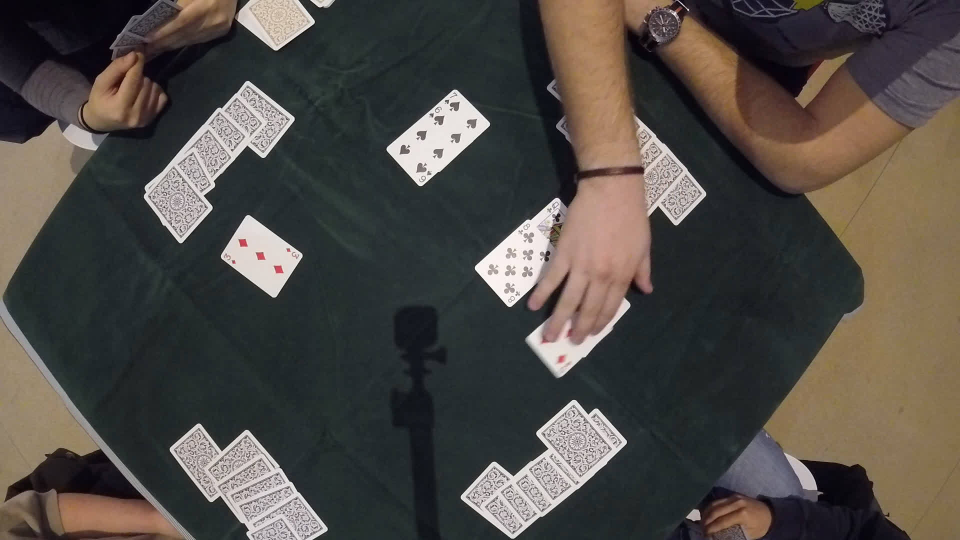
#> input picture i/second000504.JPG, 1920 x 1080 px (shown at 1/2 size)
$ python gt_extractor.py ../../i out   (older library calls are emulated)
#> lines starting #> are read from the running program, lines starting #| are printed output that depends on the picture
### tools/general_purpose.py
import cv2
import numpy as np
import shutil
import os

### ---- INITIALIZATION ---- ###

BASE_DIR = "test_data"
SUITS = ["H","D","S","C"]
RANKS = ["A", "2", "3", "4", "5", "6", "7", "8", "9", "T", "J", "Q", "K"]

### ------------------------ ###

def collect_all_files(target_dir):
    filenames = []
    for path, subdirs, files in os.walk(target_dir):
        for name in files:
            filenames.append(os.path.join(path, name))

    return filenames

# [33 lines left out: functions load_imgs_gr, setup_dir, not called in this run]

### tools/imeditor.py
import cv2
import numpy as np

import Cards
import stats

from scipy.signal import argrelextrema, argrelmax

### ---- INITIALIZATION ---- ###

# confidence level for background/foreground predictions
CONFIDENCE = 99

# we use 3 degrees of freedom bc we use the RGB color space
DOF = 3

# threshold
WHITE_T = 200

# grayscale label values
WHITE = 255
RED = 60
BLACK = 0

# red and black suit
RED_S = ['H', 'D']
BLACK_S = ['S', 'C']

# color histogram LOW percentile
LOW = 10

# minimum size of particles we want to keep (number of pixels)
CC_THRESH = 10

### ------------------------ ###

def model_boundary(img):
    '''
    Model the color distribution of the boundary pixels as
    a Multivariate Gaussian with diagonal covariance matrix
    '''

    # compute boundary size from image dimensions
    dims = np.shape(img)
    boundary_size = 2*dims[0] + 2 * dims[1]
    boundary = np.zeros((boundary_size, 3))
    count = 0

    # collect pixels of leftmost and rightmost image boundaries
    for col in [0, dims[1]-1]:
        for row in range(dims[0]):
            boundary[count] = img[row][col]
            count = count + 1

    # collect pixels of top and bottom image boundaries
    for row in [0, dims[0]-1]:
        for col in range(dims[1]):
            boundary[count] = img[row][col]
            count = count + 1

    # compute multivariate gaussian
    mu = np.mean(boundary, axis=0)
    sigmas = np.std(boundary, axis=0)
    return mu, sigmas

def remove_background(img, mu, sigmas):
    '''
    Remove form img background pixels whose color distirbution is modeled
    by Multivariate Gaussian with mean mu and covariance matrix diag(sigmas^2).
    '''
    dims = np.shape(img)

    # find foreground mask
    zscore = np.square((img - mu).astype(np.float) / sigmas)
    zscore = np.reshape(np.apply_over_axes(np.sum, zscore, [2]), (dims[0], dims[1]))
    zscore = np.repeat(zscore[:, :, np.newaxis], 3, axis=2)
    mask = np.where(stats.h_test(zscore, confidence=CONFIDENCE,
                                       dof=DOF), 0, 255).astype(np.uint8)

    black_frame = np.zeros(dims, dtype=np.uint8)
    foreground = np.where(mask > 0, img, black_frame)
    return foreground

# [72 lines left out: functions correct_img_dim, label_pixels, orient_card, despeckle, not called in this run]


### tools/stats.py
import numpy as np
import cv2
'''
 z_stat is the test statistic
 dof should equal the number of independent components
 confidence is the confidence level of the test

 dof accommodated: 1, 2 and 3
 confidence levels accommodated: 95%, 98%, 99%

 source: http://www.stat.pitt.edu/sungkyu/course/2221Fall13/lec3.pdf
'''
def h_test(z_stat, dof=3, confidence=95):

    # compute test statistic
    # z_stat = np.linalg.norm((sample-mean).astype(np.float) / std_matrix_diag) ** 2

    # perform chi_square_test; returns true if accept, false if reject
    # chisquare test values taken from: http://math.hws.edu/javamath/ryan/ChiSquare.html
    if dof == 1:
        if confidence == 95:
            return z_stat < 3.841
        elif confidence == 98:
             return z_stat < 5.412
        elif confidence == 99:
            return z_stat < 6.635
        else:
            print("Bad confidence level input.")
            return None
    elif dof == 2:
        if confidence == 95:
            return z_stat < 5.991
        elif confidence == 98:
             return z_stat < 7.824
        elif confidence == 99:
            return z_stat < 9.210
        else:
            print("Bad confidence level input.")
            return None
    elif dof == 3:
        if confidence == 95:
            return z_stat < 7.815
        elif confidence == 98:
             return z_stat < 9.837
        elif confidence == 99:
            return z_stat < 7*11.345
        else:
            print("Bad confidence level input.")
            return None
    else:
        print("Bad dof input.")
        return None

### tools/Cards.py
############## Playing Card Detector Functions ###############
#
# Code borrowed by Evan Juras (with minor modifications and additions)
# Source: https://github.com/EdjeElectronics/OpenCV-Playing-Card-Detector
# Description: Functions and classes for CardDetector.py that perform
# various steps of the card detection algorithm

from sklearn.cluster import KMeans
import numpy as np

import cv2
import imutils
import sys
import time

from tools import imeditor

### Constants ###

# Adaptive threshold levels
BKG_THRESH = 60

CARD_MAX_AREA = 1200000
CARD_MIN_AREA = 1000 #25000

# Width and height of card corner, where rank and suit are
CORNER_WIDTH = 26
CORNER_HEIGHT = 50

# Number of pixels to curtail from the edges to ensure no background is getting caught
CURTAIL_H = 8
CURTAIL_W = 4

SCALE = 1.0 / 1.5

font = cv2.FONT_HERSHEY_SIMPLEX

### Structures to hold query card and train card information ###

class Query_card:
    """Structure to store information about query cards in the camera image."""

    # [282 lines left out: functions __init__, preprocess_image, find_cards, preprocess_card, extract_card, template_match and 3 more, not called in this run]

### legacy/gt_setup/gt_extractor.py
import argparse
import cv2
import numpy as np
import os

from tools import Cards, imeditor
from tools.general_purpose import *

def main(args):

    # collect all testing data filenames
    data_filenames = collect_all_files(args.data_dir)

    # remove background felt from image
    imgs = 0
    for img_file in data_filenames:
        # load image
        print(imgs, "-", img_file)
        image = cv2.imread(img_file)
#> image is the input picture: shape (1080, 1920, 3); mean B, G, R 69.6, 74.3, 79

        # Remove felt background
        green_mu, green_sigmas = imeditor.model_boundary(image)
#> after the loop in model_boundary, `for col in [0, dims[1]-1]:`: count = 2160
#> after the loop in model_boundary, `for row in [0, dims[0]-1]:`: count = 6000
#> in model_boundary, `mu = np.mean(boundary, axis=0)`: mu = [67.18, 75.55, 84.77]
#> in model_boundary, `sigmas = np.std(boundary, axis=0)`: sigmas = [39.96, 49.98, 58.27]
#> green_mu = [67.18, 75.55, 84.77]; green_sigmas = [39.96, 49.98, 58.27]
        no_felt = imeditor.remove_background(image, green_mu, green_sigmas)
#> in remove_background, `zscore = np.square((img - mu).astype(np.float) / sigmas)`:
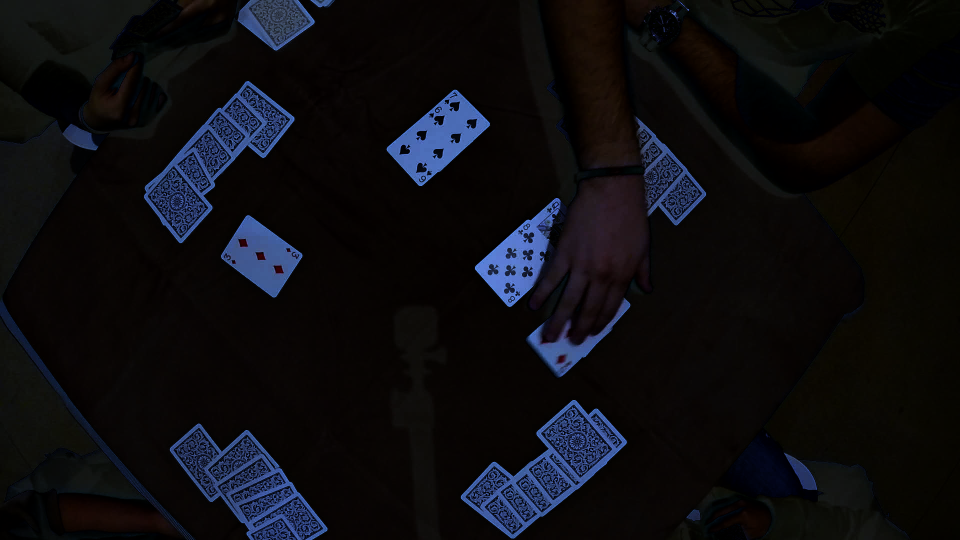
#> zscore: shape (1080, 1920, 3) float64 (shown at 1/2 size); mean B, G, R 1.5, 1.1, 1.2; drawn with min black and max white
#> in remove_background, `zscore = np.reshape(np.apply_over_axes(np.sum, zscore, [2]), (dims[0],..`:
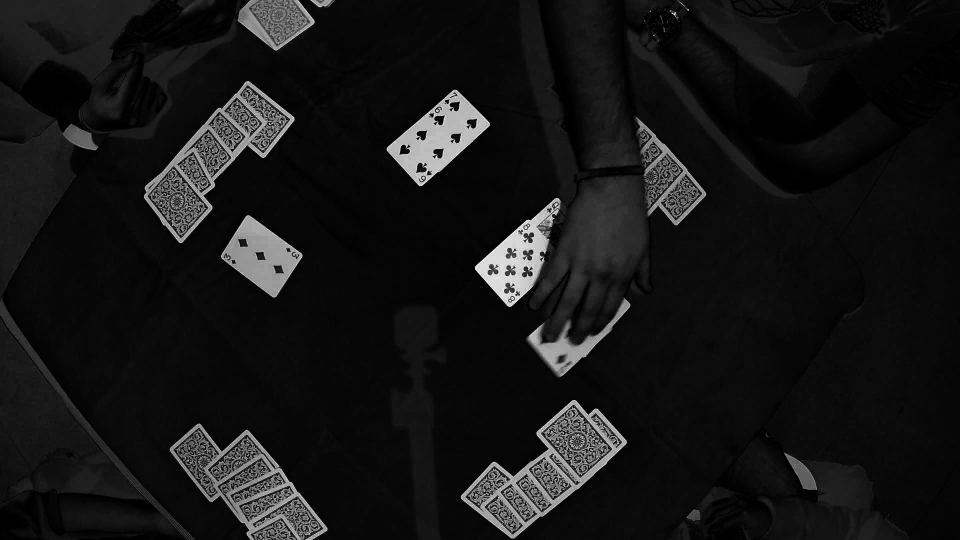
#> zscore: shape (1080, 1920) float64 (shown at 1/2 size); min 0.000115, max 43.51, mean 3.8; drawn with min black and max white
#> in h_test, `return z_stat < 7*11.345`: returned value: shape (1080, 1920, 3) bool; every value is 1
#> in remove_background, `mask = np.where(stats.h_test(zscore, confidence=CONFIDENCE, dof=DOF), ..`: mask: shape (1080, 1920, 3); every value is 0

        # Pre-process camera image (gray, blur, and threshold it)
        pre_proc = Cards.preprocess_image(no_felt)
#> in preprocess_image, `gray = cv2.cvtColor(image,cv2.COLOR_BGR2GRAY)`: gray: shape (1080, 1920); every value is 0
#> in preprocess_image, `retval, thresh = cv2.threshold(blur,BKG_THRESH,255,cv2.THRESH_BINARY)`: retval = 60

        # Find and sort the contours of all cards in the image (query cards)
        cnts_sort, cnt_is_card = Cards.find_cards(pre_proc)
#> in find_cards, `dummy,cnts,hier = cv2.findContours(thresh_image,cv2.RETR_TREE,cv2.CHAI..`: cnts = []
#> cnts_sort = []; cnt_is_card = []

        # If there are no contours, do nothing
        if len(cnts_sort) != 0:
            # Initialize a new "cards" list to assign the card objects.
            # k indexes the newly made array of cards.
            cards = []
            k = 0

            # For each card contour detected, extract card
            for i in range(len(cnts_sort)):
                if (cnt_is_card[i] == 1):
                    card = Cards.extract_card(cnts_sort[i], image)
                    cv2.imwrite(os.path.join(args.target_dir, '{:06d}.png'.format(imgs)), card)
                    imgs = imgs + 1

'''
Sample execution:
python gt_extractor.py data_dir target_dir
'''
DESCRIPTION = """Form ground truth detections from images in data_dir
                 and saves them in target_dir."""

if __name__ == '__main__':
    parser = argparse.ArgumentParser(description=DESCRIPTION)
    parser.add_argument('data_dir', help='Directory of training data.')
    parser.add_argument('target_dir', help='Directory to store classified images in.')
    args = parser.parse_args()
    main(args)
